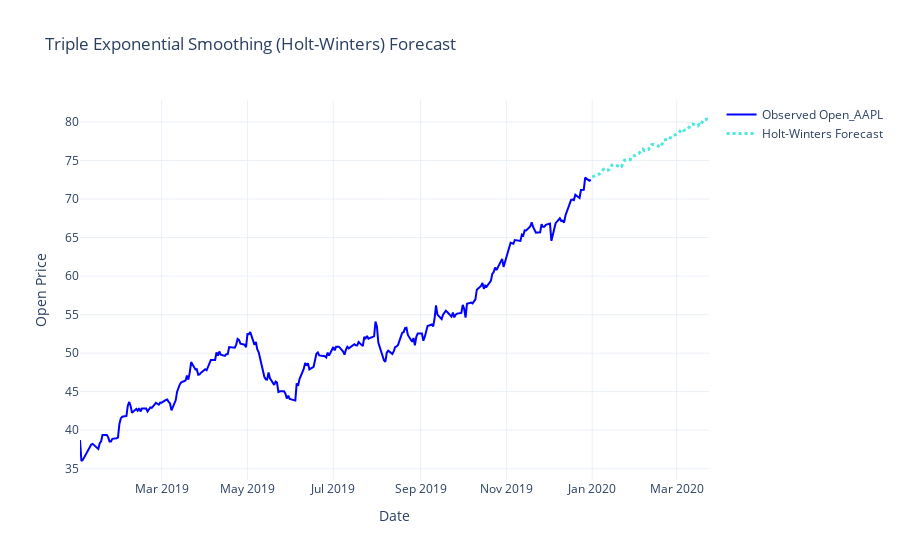

Notebook source saved alongside this figure:
### Markdown cell above
# Triple exponential smoothing

### Code cell
# Vérification des données
data.index = pd.to_datetime(data.index)
data = data.asfreq('B')  # Fréquence journalière pour les jours ouvrables
data["Open_AAPL"].fillna(method="ffill", inplace=True)  # Remplir les valeurs manquantes si nécessaire

# Application du Triple Exponential Smoothing (Holt-Winters)
tes_model = ExponentialSmoothing(
    data["Open_AAPL"],
    trend="add",  # Tendance additive
    seasonal="add",  # Saisonnalité additive
    seasonal_periods=20  # Période saisonnière (ajuster selon les données)
).fit()

# Prévisions sur 60 périodes supplémentaires
tes_forecast = tes_model.forecast(steps=60)

# Vérification des prévisions
print("Prévisions Holt-Winters :")
print(tes_forecast.head())

# Création du graphique avec Plotly
fig = go.Figure()

# Ajout des données réelles
fig.add_trace(go.Scatter(
    x=data.index,
    y=data["Open_AAPL"],
    mode="lines",
    name="Observed Open_AAPL",
    line=dict(color="blue", width=2)  # Ligne bleue pour les données réelles
))

# Ajout des prévisions
future_dates = pd.date_range(start=data.index[-1] + pd.Timedelta(days=1), periods=60, freq='B')
fig.add_trace(go.Scatter(
    x=future_dates,
    y=tes_forecast,
    mode="lines",
    name="Holt-Winters Forecast",
    line=dict(color="#4BE8E0", dash="dot", width=3)  # Ligne cyan pointillée pour les prévisions
))

# Personnalisation du graphique
fig.update_layout(
    title="Triple Exponential Smoothing (Holt-Winters) Forecast",
    xaxis_title="Date",
    yaxis_title="Open Price",
    template="plotly_white"
)

# Affichage
fig.show()

### Figure 1 — Plotly figure (JSON) as saved in the notebook; plotly's stock layout.template omitted (floating-point values rounded to 4 significant figures; data arrays with more than 128 entries replaced by an {"elided": "..."} marker saying what was removed)
{"data": [{"line": {"color": "blue", "width": 2}, "mode": "lines", "name": "Observed Open_AAPL", "type": "scatter", "x": {"elided": "260 str values"}, "y": {"elided": "260 float values"}}, {"line": {"color": "#4BE8E0", "dash": "dot", "width": 3}, "mode": "lines", "name": "Holt-Winters Forecast", "type": "scatter", "x": ["2020-01-01T00:00:00", "2020-01-02T00:00:00", "2020-01-03T00:00:00", "2020-01-06T00:00:00", "2020-01-07T00:00:00", "2020-01-08T00:00:00", "2020-01-09T00:00:00", "2020-01-10T00:00:00", "2020-01-13T00:00:00", "2020-01-14T00:00:00", "2020-01-15T00:00:00", "2020-01-16T00:00:00", "2020-01-17T00:00:00", "2020-01-20T00:00:00", "2020-01-21T00:00:00", "2020-01-22T00:00:00", "2020-01-23T00:00:00", "2020-01-24T00:00:00", "2020-01-27T00:00:00", "2020-01-28T00:00:00", "2020-01-29T00:00:00", "2020-01-30T00:00:00", "2020-01-31T00:00:00", "2020-02-03T00:00:00", "2020-02-04T00:00:00", "2020-02-05T00:00:00", "2020-02-06T00:00:00", "2020-02-07T00:00:00", "2020-02-10T00:00:00", "2020-02-11T00:00:00", "2020-02-12T00:00:00", "2020-02-13T00:00:00", "2020-02-14T00:00:00", "2020-02-17T00:00:00", "2020-02-18T00:00:00", "2020-02-19T00:00:00", "2020-02-20T00:00:00", "2020-02-21T00:00:00", "2020-02-24T00:00:00", "2020-02-25T00:00:00", "2020-02-26T00:00:00", "2020-02-27T00:00:00", "2020-02-28T00:00:00", "2020-03-02T00:00:00", "2020-03-03T00:00:00", "2020-03-04T00:00:00", "2020-03-05T00:00:00", "2020-03-06T00:00:00", "2020-03-09T00:00:00", "2020-03-10T00:00:00", "2020-03-11T00:00:00", "2020-03-12T00:00:00", "2020-03-13T00:00:00", "2020-03-16T00:00:00", "2020-03-17T00:00:00", "2020-03-18T00:00:00", "2020-03-19T00:00:00", "2020-03-20T00:00:00", "2020-03-23T00:00:00", "2020-03-24T00:00:00"], "y": [72.88, 72.9, 73.01, 73.26, 73.53, 73.67, 73.85, 73.66, 73.81, 74.18, 74.41, 74.49, 74.46, 74.25, 74.44, 74.29, 74.67, 75.05, 75.14, 75.11, 75.51, 75.53, 75.64, 75.89, 76.16, 76.3, 76.48, 76.29, 76.44, 76.81, 77.03, 77.11, 77.09, 76.88, 77.06, 76.91, 77.3, 77.68, 77.77, 77.74, 78.14, 78.16, 78.26, 78.52, 78.78, 78.92, 79.1, 78.91, 79.07, 79.44, 79.66, 79.74, 79.72, 79.5, 79.69, 79.54, 79.93, 80.3, 80.4, 80.36]}], "layout": {"title": {"text": "Triple Exponential Smoothing (Holt-Winters) Forecast"}, "xaxis": {"title": {"text": "Date"}}, "yaxis": {"title": {"text": "Open Price"}}}}
